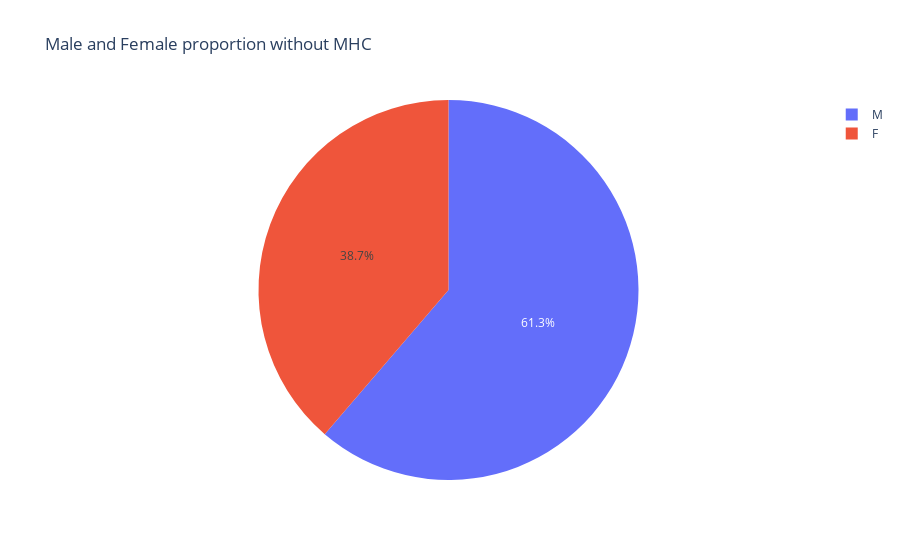

This figure's notebook cell:
### Code cell
fig = px.pie(df2j, values='perct', names='Gender', title='Male and Female proportion without MHC')
fig.show()

### Figure 1 — Plotly figure (JSON) as saved in the notebook; plotly's stock layout.template omitted (floating-point values rounded to 4 significant figures)
{"data": [{"domain": {"x": [0, 1], "y": [0, 1]}, "hovertemplate": "Gender=%{label}<br>perct=%{value}<extra></extra>", "labels": ["M", "F"], "legendgroup": "", "name": "", "showlegend": true, "type": "pie", "values": [38, 24]}], "layout": {"legend": {"tracegroupgap": 0}, "title": {"text": "Male and Female proportion without MHC"}}}
